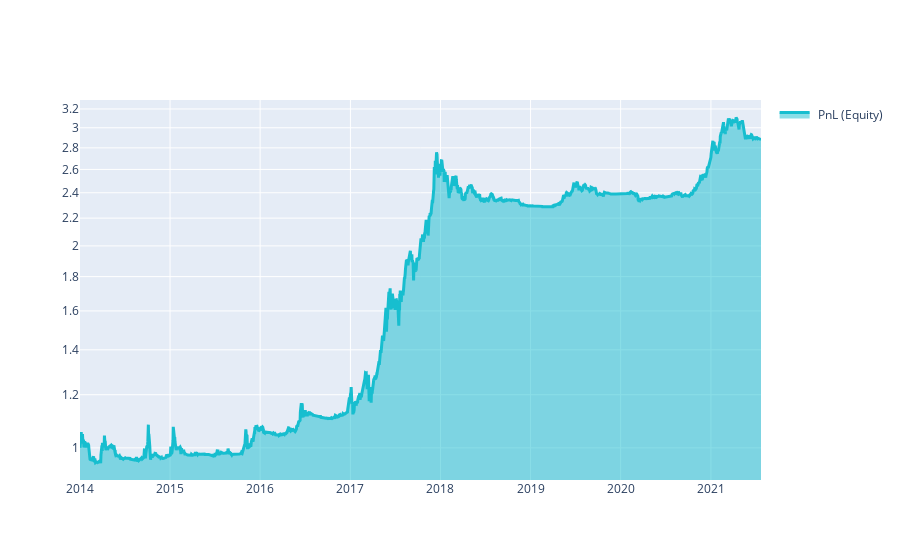
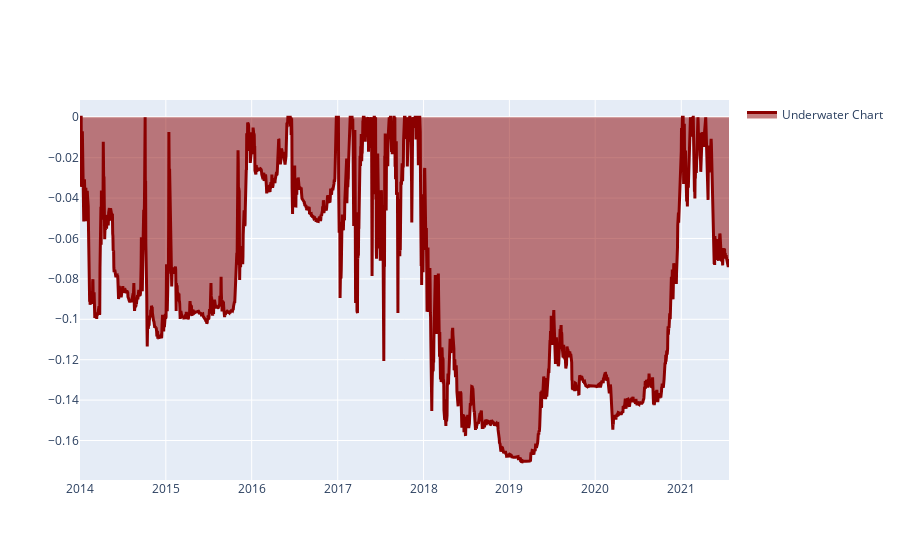
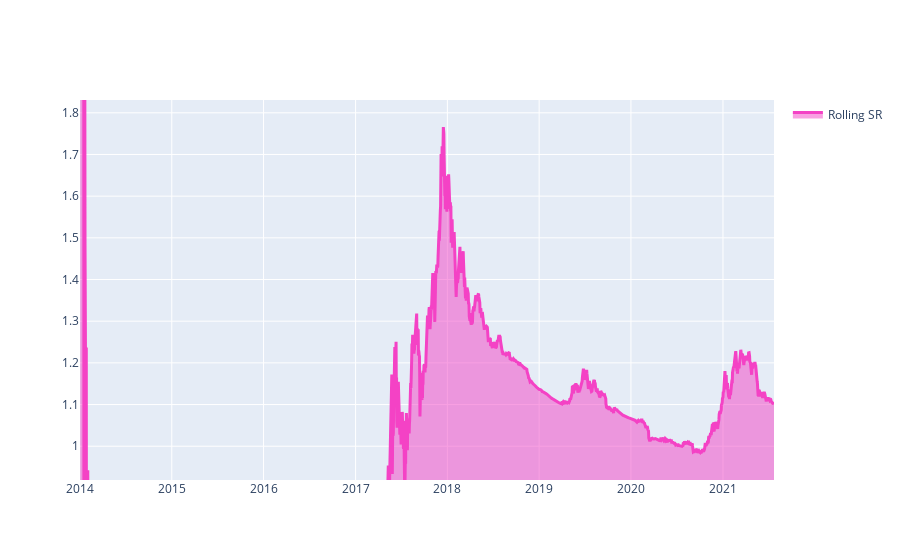
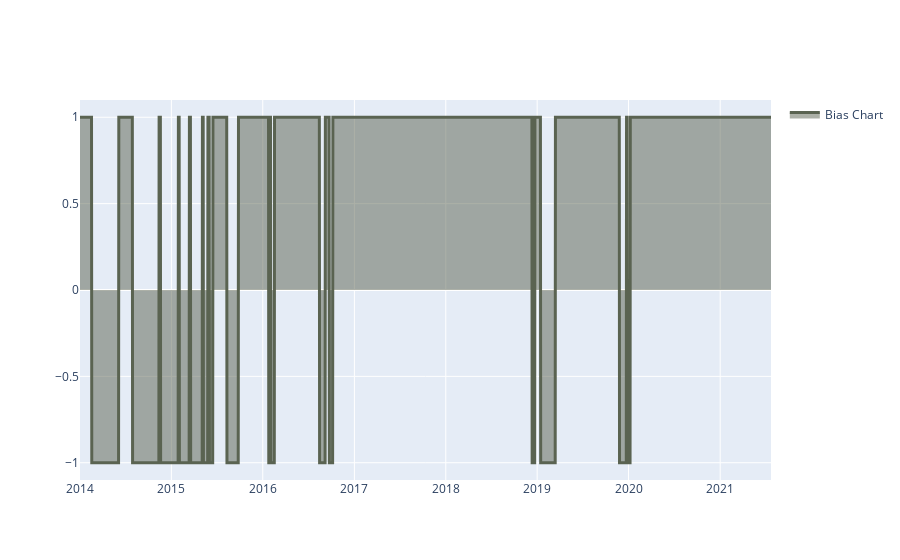

The cell these charts' notebook holds for them, in order:
### Code cell
# https://quantiacs.com/documentation/en/examples/machine_learning_ridgeclassifier.html

import xarray as xr

import qnt.backtester as qnbt
import qnt.data as qndata
import numpy as np
import logging
import torch

def load_data(period):
    return qndata.cryptofutures.load_data(
        tail=period)

def predict_weights(market_data):
    
    def save_ckp(state, checkpoint_dir):
        f_path = checkpoint_dir
        torch.save(state, f_path)
  
    def load_ckp(checkpoint_fpath, model, optimizer):
        checkpoint = torch.load(checkpoint_fpath)
        model.load_state_dict(checkpoint['state_dict'])
        optimizer.load_state_dict(checkpoint['optimizer'])
        return model, optimizer, checkpoint['epoch']
        
    def define_model():
        model = TS(n_input=1, n_output=1)
        return model

    def Train():
        running_loss = .0
        model.train()
        
        for idx, (inputs, labels) in enumerate(train_loader):
            labels = labels.unsqueeze(1)
            inputs = inputs.to(device)
            labels = labels.to(device)
            optimizer.zero_grad()
            preds = model(inputs.float())
            loss = criterion(preds,labels.float())
            loss.backward()
            optimizer.step()
            running_loss += loss
            
        train_loss = running_loss/len(train_loader)
        train_losses.append(train_loss.cpu().detach().numpy())
        #print(f'train_loss {train_loss}')

    data = market_data.copy(True)
    close = data.sel(field="close").ffill('time').bfill('time').fillna(0).to_pandas()
    asset_name_all = data.coords['asset'].values
    predict_weights_next_day_df = data.sel(field="close").isel(time=-1).to_pandas()

    for asset_name in asset_name_all:
        close_returns = np.log(close[asset_name]/close[asset_name].shift(1)).dropna()
        close_array = np.array(close_returns)
        in_seq1 = close_array[:-1]
        
        #scaling
        close_scaled = scaler_close.transform(in_seq1.reshape(-1, 1))
        # choose a number of time steps
        n_steps = 100
        # split into samples
        X, y = split_sequence(close_scaled, n_steps)
        y_reverse = scaler_close.inverse_transform(y)
        y = np.where(y_reverse < 0, -1, 1 )

        # dataloader
        train = ElecDataset(X.reshape(X.shape[0],1, X.shape[1])[-5:],y[-5:])
        train_loader = torch.utils.data.DataLoader(train,batch_size=1,shuffle=True)
        
        # model and optimizer
        model = define_model()
        model.to(device)
        optimizer = torch.optim.Adam(model.parameters(), lr=1e-5)
        criterion = nn.MSELoss()

        try:
            # load from 
            try:
                ckp_path = asset_name+'checkpoint.pt'
                model, optimizer, start_epoch = load_ckp(ckp_path, model, optimizer)
                #print("loading asset model")
            except: 
                ckp_path = 'generalcheckpoint.pt'
                model, optimizer, start_epoch = load_ckp(ckp_path, model, optimizer)
                #print("loading general model") 

            # train the model with current data
            epochs = 1
            train_losses = []
            for epoch in range(epochs):
                #print('epochs {}/{}'.format(epoch+1,epochs))
                Train()
                gc.collect()

            # save the model
            checkpoint = {
                'epoch': epoch + 1,
                'state_dict': model.state_dict(),
                'optimizer': optimizer.state_dict()
            }
            save_path = asset_name+'checkpoint.pt'
            save_ckp(checkpoint, save_path)
            
            x = close_scaled[-n_steps:]
            inputs = torch.from_numpy(x.reshape(1, 1, n_steps))
            
            model.eval()
            with torch.no_grad():
                inputs = inputs.to(device)
                optimizer.zero_grad()
                preds = model(inputs.float())
           
            predict_weights_next_day_df[asset_name] = preds[0]

        except:
            logging.exception("model failed")
            # if there is exception, return zero values
            return xr.zeros_like(data.isel(field=0, time=0))

    #print(predict_weights_next_day_df)
    return predict_weights_next_day_df.to_xarray()


weights = qnbt.backtest(
    competition_type="cryptofutures",
    load_data=load_data,
    lookback_period=200,
    start_date='2014-01-01',
    #test_period = 3,
    strategy=predict_weights,
    analyze=True,
    build_plots=True
)

### Figure 1 — Plotly figure (JSON) as saved in the notebook; plotly's stock layout.template omitted (floating-point values rounded to 4 significant figures; data arrays with more than 128 entries replaced by an {"elided": "..."} marker saying what was removed)
{"data": [{"fill": "tonexty", "line": {"color": "#17BECF", "width": 3}, "name": " PnL (Equity)", "type": "scatter", "x": {"elided": "2754 str values"}, "y": {"elided": "2754 float values"}}], "layout": {"showlegend": true, "yaxis": {"range": [-0.04791, 0.5185], "type": "log"}}}

### Figure 2 — Plotly figure (JSON) as saved in the notebook; plotly's stock layout.template omitted (floating-point values rounded to 4 significant figures; data arrays with more than 128 entries replaced by an {"elided": "..."} marker saying what was removed)
{"data": [{"fill": "tonexty", "line": {"color": "darkred", "width": 3}, "name": "Underwater Chart", "type": "scatter", "x": {"elided": "2754 str values"}, "y": {"elided": "2754 float values"}}], "layout": {"showlegend": true, "yaxis": {"range": [-0.1796, 0.00855]}}}

### Figure 3 — Plotly figure (JSON) as saved in the notebook; plotly's stock layout.template omitted (floating-point values rounded to 4 significant figures; data arrays with more than 128 entries replaced by an {"elided": "..."} marker saying what was removed)
{"data": [{"fill": "tonexty", "line": {"color": "#F442C5", "width": 3}, "name": "Rolling SR", "type": "scatter", "x": {"elided": "2754 str values"}, "y": {"elided": "2754 float values"}}], "layout": {"showlegend": true, "yaxis": {"range": [0.919, 1.831]}}}

### Figure 4 — Plotly figure (JSON) as saved in the notebook; plotly's stock layout.template omitted (floating-point values rounded to 4 significant figures; data arrays with more than 128 entries replaced by an {"elided": "..."} marker saying what was removed)
{"data": [{"fill": "tonexty", "line": {"color": "#5A6351", "width": 3}, "name": "Bias Chart", "type": "scatter", "x": {"elided": "2754 str values"}, "y": {"elided": "2754 int values"}}], "layout": {"showlegend": true, "yaxis": {"range": [-1.1, 1.1]}}}
